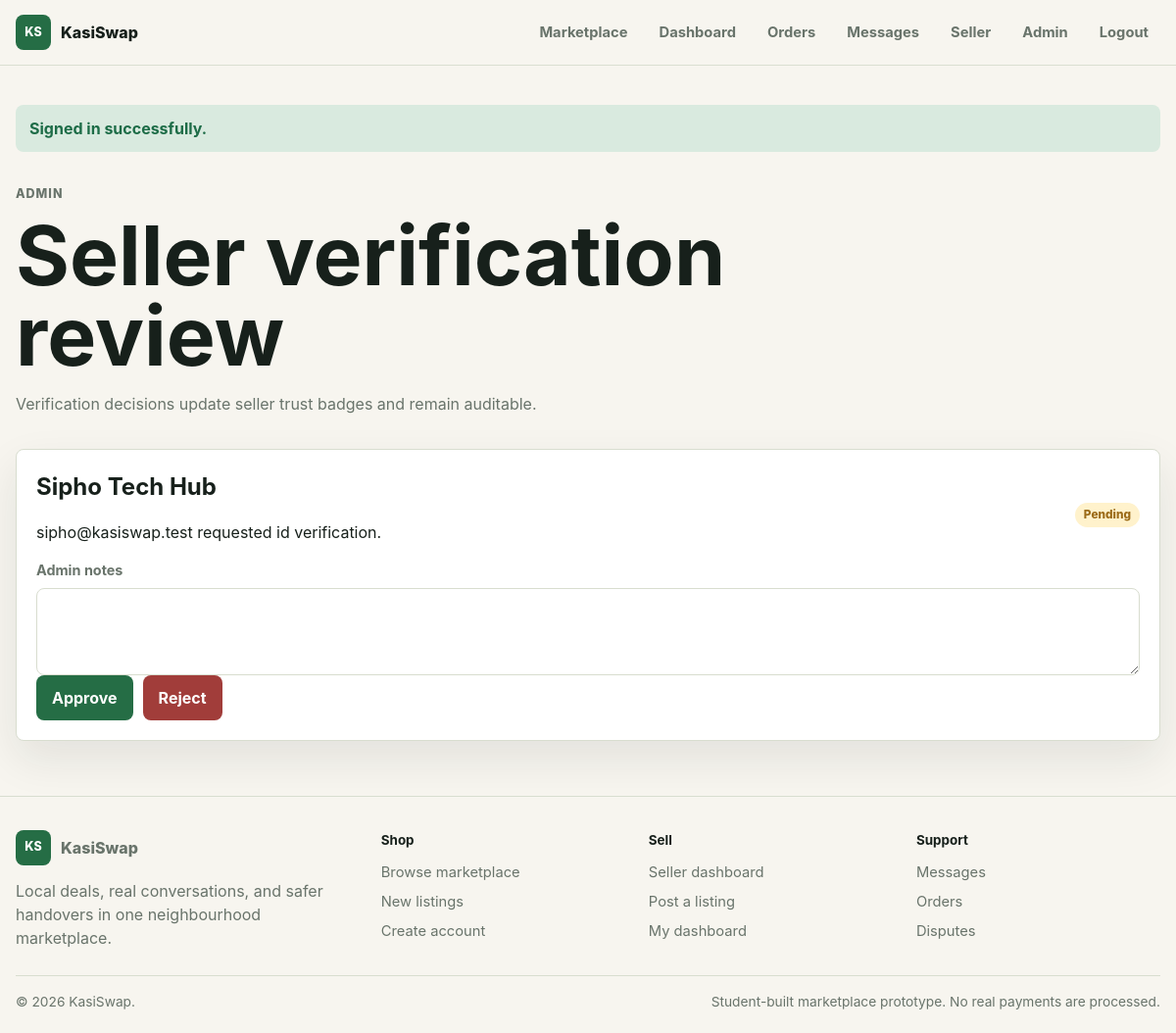
Page /admin/verifications.php (signed in) on the committed database.
### tables this page shows
CREATE TABLE verification_requests (
  id INT AUTO_INCREMENT PRIMARY KEY,
  seller_id INT NOT NULL,
  request_type ENUM('phone', 'id') NOT NULL DEFAULT 'id',
  status ENUM('pending', 'approved', 'rejected') NOT NULL DEFAULT 'pending',
  document_path VARCHAR(500) NULL,
  admin_notes TEXT NULL,
  reviewed_by INT NULL,
  created_at TIMESTAMP NOT NULL DEFAULT CURRENT_TIMESTAMP,
  reviewed_at TIMESTAMP NULL,
  CONSTRAINT fk_verification_seller FOREIGN KEY (seller_id) REFERENCES users(id) ON DELETE CASCADE,
  CONSTRAINT fk_verification_admin FOREIGN KEY (reviewed_by) REFERENCES users(id) ON DELETE SET NULL
);

CREATE TABLE seller_profiles (
  user_id INT PRIMARY KEY,
  store_name VARCHAR(120) NOT NULL,
  store_bio TEXT NULL,
  response_time_hours INT NULL,
  total_sales INT NOT NULL DEFAULT 0,
  CONSTRAINT fk_seller_profiles_user FOREIGN KEY (user_id) REFERENCES users(id) ON DELETE CASCADE
);

CREATE TABLE users (
  id INT AUTO_INCREMENT PRIMARY KEY,
  full_name VARCHAR(120) NOT NULL,
  username VARCHAR(80) NOT NULL UNIQUE,
  email VARCHAR(160) NOT NULL UNIQUE,
  phone VARCHAR(30) NULL,
  password_hash VARCHAR(255) NOT NULL,
  role ENUM('buyer', 'seller', 'admin') NOT NULL DEFAULT 'buyer',
  verification_level ENUM('none', 'phone', 'id_verified', 'premium') NOT NULL DEFAULT 'none',
  township VARCHAR(100) NULL,
  city VARCHAR(100) NULL,
  status ENUM('active', 'suspended') NOT NULL DEFAULT 'active',
  created_at TIMESTAMP NOT NULL DEFAULT CURRENT_TIMESTAMP
);

### app/helpers.php (called while the page is built, shortened)
<?php
function e(?string $value): string
{
    return htmlspecialchars($value ?? '', ENT_QUOTES, 'UTF-8');
}
function is_active(string $path): string
{
    $current = basename(parse_url($_SERVER['REQUEST_URI'], PHP_URL_PATH) ?: 'index.php');
    return $current === $path ? 'active' : '';
}
function consume_flash(): array
{
    $messages = $_SESSION['flash'] ?? [];
    return $messages;
}

### app/database.php (called while the page is built, shortened)
<?php
function db(): PDO
{
    static $pdo = null;
    if ($pdo instanceof PDO) {
        return $pdo;
    }
    $config = app_config();
    $dsn = sprintf(
        'mysql:host=%s;port=%s;dbname=%s;charset=utf8mb4',
        $config['db_host'],
        $config['db_port'],
        $config['db_name']
    );
    $pdo = new PDO($dsn, $config['db_user'], $config['db_pass'], [
        PDO::ATTR_ERRMODE => PDO::ERRMODE_EXCEPTION,
        PDO::ATTR_DEFAULT_FETCH_MODE => PDO::FETCH_ASSOC,
        PDO::ATTR_EMULATE_PREPARES => false,
    ]);
    return $pdo;
}

### app/security.php (called while the page is built, shortened)
<?php
function current_user(): ?array
{
    $stmt = db()->prepare('SELECT * FROM users WHERE id = ? AND status = "active" LIMIT 1');
    $stmt->execute([$_SESSION['user_id']]);
    $user = $stmt->fetch();
    return $user;
}

### public/admin/verifications.php (the view, shortened to what this page needs)
<?php
$requests = db()->query(
    'SELECT vr.*, u.full_name, u.email, sp.store_name
     FROM verification_requests vr
     JOIN users u ON u.id = vr.seller_id
     LEFT JOIN seller_profiles sp ON sp.user_id = u.id
     ORDER BY vr.created_at DESC'
)->fetchAll();
render_header('Admin verification');
?>
<section class="page-heading">
    <p class="eyebrow">Admin</p>
    <h1>Seller verification review</h1>
    <p>Verification decisions update seller trust badges and remain auditable.</p>
</section>
<section class="stack">
    <?php foreach ($requests as $request): ?>
        <form class="panel" method="post">
            <div class="row between wrap">
                <div>
                    <h2><?= e($request['store_name'] ?? $request['full_name']) ?></h2>
                    <p><?= e($request['email']) ?> requested <?= e($request['request_type']) ?> verification.</p>
                </div>
                <?= status_badge($request['status']) ?>
            </div>
            <label>Admin notes <textarea name="admin_notes" rows="3"><?= e($request['admin_notes'] ?? '') ?></textarea></label>
            <div class="actions">
                <button class="button primary" type="submit" name="decision" value="approved">Approve</button>
                <button class="button danger" type="submit" name="decision" value="rejected">Reject</button>
            </div>
        </form>
    <?php endforeach; ?>
</section>
<?php render_footer(); ?>

### app/layout.php (shortened to what this page needs)
<?php
function render_header(string $title = APP_NAME): void
{
    $user = current_user();
    ?>
    <!doctype html>
    <html lang="en">
    <head>
        <link rel="stylesheet" href="/assets/css/styles.css">
    </head>
    <body>
        <header class="site-header">
            <a class="brand" href="/index.php">
                <span class="brand-mark">KS</span>
                <span>KasiSwap</span>
            </a>
            <nav class="site-nav" data-nav>
                <a class="<?= is_active('marketplace.php') ?>" href="/marketplace.php">Marketplace</a>
                <?php if ($user): ?>
                    <a class="<?= is_active('dashboard.php') ?>" href="/dashboard.php">Dashboard</a>
                    <a class="<?= is_active('orders.php') ?>" href="/orders.php">Orders</a>
                    <a class="<?= is_active('messages.php') ?>" href="/messages.php">Messages</a>
                    <?php if ($user['role'] === 'seller' || $user['role'] === 'admin'): ?>
                        <a class="<?= is_active('seller-listings.php') ?>" href="/seller-listings.php">Seller</a>
                    <?php endif; ?>
                    <?php if ($user['role'] === 'admin'): ?>
                        <a href="/admin/index.php">Admin</a>
                    <?php endif; ?>
                    <a href="/logout.php">Logout</a>
                <?php else: ?>
                    <a class="<?= is_active('auth.php') ?>" href="/auth.php">Sign in</a>
                <?php endif; ?>
            </nav>
        </header>
        <main>
            <?php foreach (consume_flash() as $message): ?>
                <div class="flash <?= e($message['type']) ?>"><?= e($message['message']) ?></div>
            <?php endforeach; ?>
    <?php
}
function render_footer(): void
{
    ?>
        </main>
        <footer class="site-footer">
            <div class="footer-grid">
                <section>
                    <a class="brand footer-brand" href="/index.php">
                        <span class="brand-mark">KS</span>
                        <span>KasiSwap</span>
                    </a>
                    <p>Local deals, real conversations, and safer handovers in one neighbourhood marketplace.</p>
                </section>
                <section>
                    <h2>Shop</h2>
                    <a href="/marketplace.php">Browse marketplace</a>
                    <a href="/marketplace.php?sort=newest">New listings</a>
                    <a href="/auth.php">Create account</a>
                </section>
                <section>
                    <h2>Sell</h2>
                    <a href="/seller-listings.php">Seller dashboard</a>
                    <a href="/seller-listing-form.php">Post a listing</a>
                    <a href="/dashboard.php">My dashboard</a>
                </section>
                <section>
                    <h2>Support</h2>
                    <a href="/messages.php">Messages</a>
                    <a href="/orders.php">Orders</a>
                    <a href="/disputes.php">Disputes</a>
                </section>
            </div>
            <div class="footer-bottom">
                <span>&copy; <?= date('Y') ?> KasiSwap.</span>
                <span>Student-built marketplace prototype. No real payments are processed.</span>
            </div>
        </footer>
    </body>
    </html>
    <?php
}
function status_badge(string $value): string
{
    $class = match ($value) {
        'active', 'released', 'confirmed', 'approved', 'id_verified', 'premium' => 'success',
        'pending_payment', 'pending', 'under_review', 'in_escrow', 'shipped', 'delivered', 'phone' => 'warning',
        'disputed', 'refunded', 'rejected', 'hidden', 'suspended' => 'danger',
        default => 'muted',
    };
    return '<span class="badge ' . $class . '">' . e(str_replace('_', ' ', $value)) . '</span>';
}

### public/assets/css/styles.css (style rules this page uses)
:root { --bg: #f7f5ef; --surface: #ffffff; --surface-2: #f0efe7; --text: #17201b; --muted: #69746b; --line: #d8ddcf; --primary: #256d45; --primary-dark: #184a31; --primary-soft: #dfead6; --warning: #9b6b17; --warning-soft: #fff2cc; --danger: #a13d3a; --danger-soft: #f8d9d8; --success: #1d6c47; --success-soft: #d9eadf; --shadow: 0 18px 45px rgba(26, 38, 31, 0.09); color-scheme: light; }
* { box-sizing: border-box; }
body { margin: 0; background: var(--bg); color: var(--text); font-family: Inter, ui-sans-serif, system-ui, -apple-system, BlinkMacSystemFont, "Segoe UI", sans-serif; line-height: 1.5; }
a { color: inherit; text-decoration: none; }
main { width: min(1180px, calc(100% - 32px)); margin: 0 auto; padding: 28px 0 56px; }
input, select, textarea, button { font: inherit; }
input, select, textarea { width: 100%; border: 1px solid var(--line); border-radius: 8px; background: #fff; color: var(--text); padding: 11px 12px; outline: none; }
label { display: grid; gap: 7px; color: var(--muted); font-size: 0.9rem; font-weight: 650; }
.site-header { position: sticky; top: 0; z-index: 20; display: flex; align-items: center; justify-content: space-between; gap: 18px; border-bottom: 1px solid rgba(216, 221, 207, 0.9); background: rgba(247, 245, 239, 0.92); padding: 14px max(16px, calc((100vw - 1180px) / 2)); backdrop-filter: blur(12px); }
.brand { display: inline-flex; align-items: center; gap: 10px; font-weight: 800; }
.brand-mark { display: inline-flex; width: 36px; height: 36px; align-items: center; justify-content: center; border-radius: 8px; background: var(--primary); color: #fff; font-size: 0.78rem; }
.site-nav { display: flex; align-items: center; gap: 8px; }
.site-nav a { border-radius: 999px; color: var(--muted); font-size: 0.92rem; font-weight: 650; padding: 8px 12px; }
.site-footer { border-top: 1px solid var(--line); color: var(--muted); padding: 34px max(16px, calc((100vw - 1180px) / 2)) 22px; }
.footer-grid { display: grid; grid-template-columns: 1.4fr repeat(3, minmax(140px, 1fr)); gap: 24px; }
.footer-grid section { display: grid; align-content: start; gap: 8px; }
.footer-brand { justify-self: start; margin-bottom: 6px; }
.footer-grid h2 { margin: 0 0 4px; color: var(--text); font-size: 0.84rem; }
.footer-grid p { max-width: 360px; margin: 0; }
.footer-grid a:not(.brand) { color: var(--muted); font-size: 0.92rem; }
.footer-bottom { display: flex; flex-wrap: wrap; gap: 10px 18px; justify-content: space-between; border-top: 1px solid var(--line); margin-top: 26px; padding-top: 16px; font-size: 0.86rem; }
.hero h1, .page-heading h1, .detail-panel h1 { margin: 0; max-width: 780px; font-size: clamp(2.4rem, 7vw, 5.8rem); line-height: 0.98; letter-spacing: 0; }
.hero-lead, .page-heading p, .detail-panel p { color: var(--muted); max-width: 640px; }
.eyebrow { margin: 0 0 12px; color: var(--primary); font-size: 0.78rem; font-weight: 800; letter-spacing: 0.08em; text-transform: uppercase; }
.actions { display: flex; flex-wrap: wrap; gap: 10px; align-items: center; }
.button { display: inline-flex; min-height: 42px; align-items: center; justify-content: center; border: 1px solid transparent; border-radius: 8px; cursor: pointer; font-weight: 750; padding: 10px 15px; }
.button.primary { background: var(--primary); color: #fff; }
.button.danger { background: var(--danger); color: #fff; }
.stats-grid article, .panel, .listing-card, .trust-band, .filter-bar { border: 1px solid var(--line); border-radius: 8px; background: var(--surface); box-shadow: var(--shadow); }
.section, .page-heading { margin: 34px 0; }
.section-heading h2, .panel h1, .panel h2, .listing-card h3 { margin: 0; }
.row { display: flex; align-items: center; gap: 10px; }
.between { justify-content: space-between; }
.wrap { flex-wrap: wrap; }
.badge { display: inline-flex; align-items: center; border-radius: 999px; font-size: 0.74rem; font-weight: 800; line-height: 1; padding: 7px 9px; text-transform: capitalize; }
.badge.warning { background: var(--warning-soft); color: var(--warning); }
.panel { padding: 20px; }
.stack { display: grid; gap: 14px; }
.flash { border-radius: 8px; margin: 12px 0; padding: 12px 14px; font-weight: 700; }
.flash.success { background: var(--success-soft); color: var(--success); }

### rows in the picture
verification_requests: seller_profiles.store_name "Sipho Tech Hub", seller.email "sipho@kasiswap.test", request_type "id", status "Pending"

### other values in the picture
$message['message'] "Signed in successfully."
